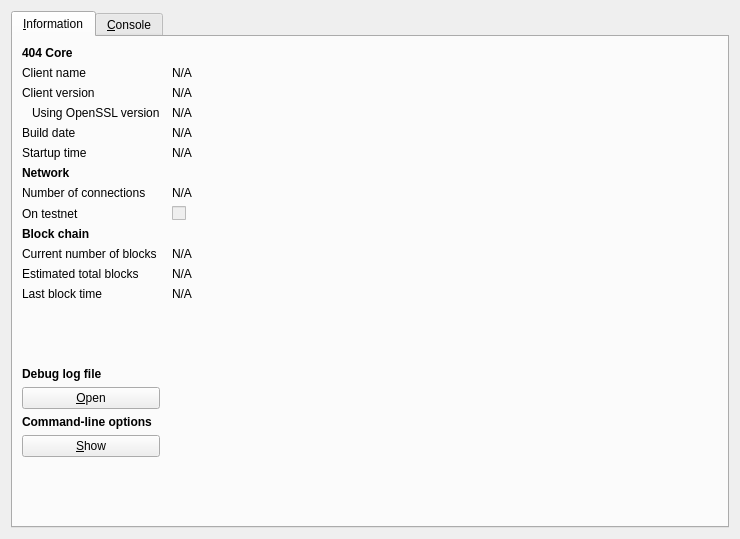
<?xml version="1.0" encoding="UTF-8"?>
<ui version="4.0">
 <class>RPCConsole</class>
 <widget class="QDialog" name="RPCConsole">
  <property name="geometry">
   <rect>
    <x>0</x>
    <y>0</y>
    <width>740</width>
    <height>539</height>
   </rect>
  </property>
  <property name="windowTitle">
   <string>404 - Debug window</string>
  </property>
  <layout class="QVBoxLayout" name="verticalLayout_2">
   <item>
    <widget class="QTabWidget" name="tabWidget">
     <property name="currentIndex">
      <number>0</number>
     </property>
     <widget class="QWidget" name="tab_info">
      <attribute name="title">
       <string>&amp;Information</string>
      </attribute>
      <layout class="QGridLayout" name="gridLayout" columnstretch="0,1">
       <property name="horizontalSpacing">
        <number>12</number>
       </property>
       <item row="0" column="0">
        <widget class="QLabel" name="label_9">
         <property name="font">
          <font>
           <weight>75</weight>
           <bold>true</bold>
          </font>
         </property>
         <property name="text">
          <string>404 Core</string>
         </property>
        </widget>
       </item>
       <item row="1" column="0">
        <widget class="QLabel" name="label_5">
         <property name="text">
          <string>Client name</string>
         </property>
        </widget>
       </item>
       <item row="1" column="1">
        <widget class="QLabel" name="clientName">
         <property name="cursor">
          <cursorShape>IBeamCursor</cursorShape>
         </property>
         <property name="text">
          <string>N/A</string>
         </property>
         <property name="textFormat">
          <enum>Qt::PlainText</enum>
         </property>
         <property name="textInteractionFlags">
          <set>Qt::LinksAccessibleByMouse|Qt::TextSelectableByKeyboard|Qt::TextSelectableByMouse</set>
         </property>
        </widget>
       </item>
       <item row="2" column="0">
        <widget class="QLabel" name="label_6">
         <property name="text">
          <string>Client version</string>
         </property>
        </widget>
       </item>
       <item row="2" column="1">
        <widget class="QLabel" name="clientVersion">
         <property name="cursor">
          <cursorShape>IBeamCursor</cursorShape>
         </property>
         <property name="text">
          <string>N/A</string>
         </property>
         <property name="textFormat">
          <enum>Qt::PlainText</enum>
         </property>
         <property name="textInteractionFlags">
          <set>Qt::LinksAccessibleByMouse|Qt::TextSelectableByKeyboard|Qt::TextSelectableByMouse</set>
         </property>
        </widget>
       </item>
       <item row="3" column="0">
        <widget class="QLabel" name="label_14">
         <property name="text">
          <string>Using OpenSSL version</string>
         </property>
         <property name="indent">
          <number>10</number>
         </property>
        </widget>
       </item>
       <item row="3" column="1">
        <widget class="QLabel" name="openSSLVersion">
         <property name="cursor">
          <cursorShape>IBeamCursor</cursorShape>
         </property>
         <property name="text">
          <string>N/A</string>
         </property>
         <property name="textFormat">
          <enum>Qt::PlainText</enum>
         </property>
         <property name="textInteractionFlags">
          <set>Qt::LinksAccessibleByMouse|Qt::TextSelectableByKeyboard|Qt::TextSelectableByMouse</set>
         </property>
        </widget>
       </item>
       <item row="4" column="0">
        <widget class="QLabel" name="label_12">
         <property name="text">
          <string>Build date</string>
         </property>
        </widget>
       </item>
       <item row="4" column="1">
        <widget class="QLabel" name="buildDate">
         <property name="cursor">
          <cursorShape>IBeamCursor</cursorShape>
         </property>
         <property name="text">
          <string>N/A</string>
         </property>
         <property name="textFormat">
          <enum>Qt::PlainText</enum>
         </property>
         <property name="textInteractionFlags">
          <set>Qt::LinksAccessibleByMouse|Qt::TextSelectableByKeyboard|Qt::TextSelectableByMouse</set>
         </property>
        </widget>
       </item>
       <item row="5" column="0">
        <widget class="QLabel" name="label_13">
         <property name="text">
          <string>Startup time</string>
         </property>
        </widget>
       </item>
       <item row="5" column="1">
        <widget class="QLabel" name="startupTime">
         <property name="cursor">
          <cursorShape>IBeamCursor</cursorShape>
         </property>
         <property name="text">
          <string>N/A</string>
         </property>
         <property name="textFormat">
          <enum>Qt::PlainText</enum>
         </property>
         <property name="textInteractionFlags">
          <set>Qt::LinksAccessibleByMouse|Qt::TextSelectableByKeyboard|Qt::TextSelectableByMouse</set>
         </property>
        </widget>
       </item>
       <item row="6" column="0">
        <widget class="QLabel" name="label_11">
         <property name="font">
          <font>
           <weight>75</weight>
           <bold>true</bold>
          </font>
         </property>
         <property name="text">
          <string>Network</string>
         </property>
        </widget>
       </item>
       <item row="7" column="0">
        <widget class="QLabel" name="label_7">
         <property name="text">
          <string>Number of connections</string>
         </property>
        </widget>
       </item>
       <item row="7" column="1">
        <widget class="QLabel" name="numberOfConnections">
         <property name="cursor">
          <cursorShape>IBeamCursor</cursorShape>
         </property>
         <property name="text">
          <string>N/A</string>
         </property>
         <property name="textFormat">
          <enum>Qt::PlainText</enum>
         </property>
         <property name="textInteractionFlags">
          <set>Qt::LinksAccessibleByMouse|Qt::TextSelectableByKeyboard|Qt::TextSelectableByMouse</set>
         </property>
        </widget>
       </item>
       <item row="8" column="0">
        <widget class="QLabel" name="label_8">
         <property name="text">
          <string>On testnet</string>
         </property>
        </widget>
       </item>
       <item row="8" column="1">
        <widget class="QCheckBox" name="isTestNet">
         <property name="enabled">
          <bool>false</bool>
         </property>
         <property name="text">
          <string/>
         </property>
        </widget>
       </item>
       <item row="9" column="0">
        <widget class="QLabel" name="label_10">
         <property name="font">
          <font>
           <weight>75</weight>
           <bold>true</bold>
          </font>
         </property>
         <property name="text">
          <string>Block chain</string>
         </property>
        </widget>
       </item>
       <item row="10" column="0">
        <widget class="QLabel" name="label_3">
         <property name="text">
          <string>Current number of blocks</string>
         </property>
        </widget>
       </item>
       <item row="10" column="1">
        <widget class="QLabel" name="numberOfBlocks">
         <property name="cursor">
          <cursorShape>IBeamCursor</cursorShape>
         </property>
         <property name="text">
          <string>N/A</string>
         </property>
         <property name="textFormat">
          <enum>Qt::PlainText</enum>
         </property>
         <property name="textInteractionFlags">
          <set>Qt::LinksAccessibleByMouse|Qt::TextSelectableByKeyboard|Qt::TextSelectableByMouse</set>
         </property>
        </widget>
       </item>
       <item row="11" column="0">
        <widget class="QLabel" name="label_4">
         <property name="text">
          <string>Estimated total blocks</string>
         </property>
        </widget>
       </item>
       <item row="11" column="1">
        <widget class="QLabel" name="totalBlocks">
         <property name="cursor">
          <cursorShape>IBeamCursor</cursorShape>
         </property>
         <property name="text">
          <string>N/A</string>
         </property>
         <property name="textFormat">
          <enum>Qt::PlainText</enum>
         </property>
         <property name="textInteractionFlags">
          <set>Qt::LinksAccessibleByMouse|Qt::TextSelectableByKeyboard|Qt::TextSelectableByMouse</set>
         </property>
        </widget>
       </item>
       <item row="12" column="0">
        <widget class="QLabel" name="label_2">
         <property name="text">
          <string>Last block time</string>
         </property>
        </widget>
       </item>
       <item row="12" column="1">
        <widget class="QLabel" name="lastBlockTime">
         <property name="cursor">
          <cursorShape>IBeamCursor</cursorShape>
         </property>
         <property name="text">
          <string>N/A</string>
         </property>
         <property name="textFormat">
          <enum>Qt::PlainText</enum>
         </property>
         <property name="textInteractionFlags">
          <set>Qt::LinksAccessibleByMouse|Qt::TextSelectableByKeyboard|Qt::TextSelectableByMouse</set>
         </property>
        </widget>
       </item>
       <item row="13" column="0">
        <spacer name="verticalSpacer_2">
         <property name="orientation">
          <enum>Qt::Vertical</enum>
         </property>
         <property name="sizeHint" stdset="0">
          <size>
           <width>20</width>
           <height>20</height>
          </size>
         </property>
        </spacer>
       </item>
       <item row="14" column="0">
        <widget class="QLabel" name="labelDebugLogfile">
         <property name="font">
          <font>
           <weight>75</weight>
           <bold>true</bold>
          </font>
         </property>
         <property name="text">
          <string>Debug log file</string>
         </property>
        </widget>
       </item>
       <item row="15" column="0">
        <widget class="QPushButton" name="openDebugLogfileButton">
         <property name="toolTip">
          <string>Open the 404 debug log file from the current data directory. This can take a few seconds for large log files.</string>
         </property>
         <property name="text">
          <string>&amp;Open</string>
         </property>
         <property name="autoDefault">
          <bool>false</bool>
         </property>
        </widget>
       </item>
       <item row="16" column="0">
        <widget class="QLabel" name="labelCLOptions">
         <property name="font">
          <font>
           <weight>75</weight>
           <bold>true</bold>
          </font>
         </property>
         <property name="text">
          <string>Command-line options</string>
         </property>
        </widget>
       </item>
       <item row="17" column="0">
        <widget class="QPushButton" name="showCLOptionsButton">
         <property name="toolTip">
          <string>Show the 404-qt help message to get a list with possible 404 command-line options.</string>
         </property>
         <property name="text">
          <string>&amp;Show</string>
         </property>
         <property name="autoDefault">
          <bool>false</bool>
         </property>
        </widget>
       </item>
       <item row="18" column="0">
        <spacer name="verticalSpacer">
         <property name="orientation">
          <enum>Qt::Vertical</enum>
         </property>
         <property name="sizeHint" stdset="0">
          <size>
           <width>20</width>
           <height>40</height>
          </size>
         </property>
        </spacer>
       </item>
      </layout>
     </widget>
     <widget class="QWidget" name="tab_console">
      <attribute name="title">
       <string>&amp;Console</string>
      </attribute>
      <layout class="QVBoxLayout" name="verticalLayout_3">
       <property name="spacing">
        <number>3</number>
       </property>
       <item>
        <widget class="QTextEdit" name="messagesWidget">
         <property name="minimumSize">
          <size>
           <width>0</width>
           <height>100</height>
          </size>
         </property>
         <property name="readOnly">
          <bool>true</bool>
         </property>
         <property name="tabKeyNavigation" stdset="0">
          <bool>false</bool>
         </property>
         <property name="columnCount" stdset="0">
          <number>2</number>
         </property>
        </widget>
       </item>
       <item>
        <layout class="QHBoxLayout" name="horizontalLayout">
         <property name="spacing">
          <number>3</number>
         </property>
         <item>
          <widget class="QLabel" name="label">
           <property name="text">
            <string notr="true">&gt;</string>
           </property>
          </widget>
         </item>
         <item>
          <widget class="QLineEdit" name="lineEdit"/>
         </item>
         <item>
          <widget class="QPushButton" name="clearButton">
           <property name="maximumSize">
            <size>
             <width>24</width>
             <height>24</height>
            </size>
           </property>
           <property name="toolTip">
            <string>Clear console</string>
           </property>
           <property name="text">
            <string/>
           </property>
           <property name="icon">
            <iconset resource="../bitcoin.qrc">
             <normaloff>:/icons/remove</normaloff>:/icons/remove</iconset>
           </property>
           <property name="shortcut">
            <string notr="true">Ctrl+L</string>
           </property>
           <property name="autoDefault">
            <bool>false</bool>
           </property>
          </widget>
         </item>
        </layout>
       </item>
      </layout>
     </widget>
    </widget>
   </item>
  </layout>
 </widget>
 <resources>
  <include location="../bitcoin.qrc"/>
 </resources>
 <connections/>
</ui>
